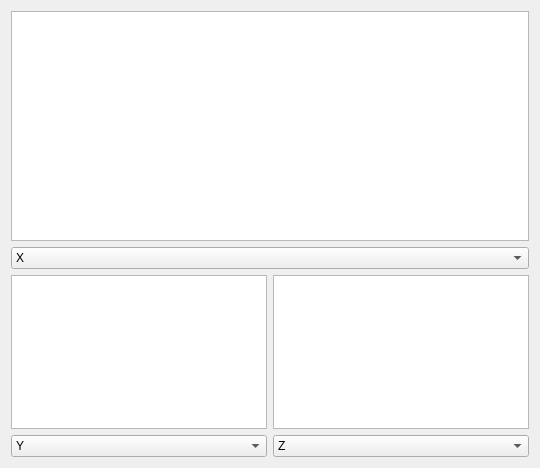
          <widget class="QWidget" name="signalPage">
           <attribute name="title">
            <string>Signals</string>
           </attribute>
           <layout class="QGridLayout" name="signalTabGrid" rowstretch="3,1,2,1">
            <item row="2" column="0">
             <widget class="PlotWidget" name="sig2Plot"/>
            </item>
            <item row="3" column="0">
             <widget class="QComboBox" name="sig2selCmb">
              <property name="currentIndex">
               <number>1</number>
              </property>
              <item>
               <property name="text">
                <string>X</string>
               </property>
              </item>
              <item>
               <property name="text">
                <string>Y</string>
               </property>
              </item>
              <item>
               <property name="text">
                <string>Z</string>
               </property>
              </item>
             </widget>
            </item>
            <item row="2" column="1">
             <widget class="PlotWidget" name="sig3Plot"/>
            </item>
            <item row="3" column="1">
             <widget class="QComboBox" name="sig3selCmb">
              <property name="currentIndex">
               <number>2</number>
              </property>
              <item>
               <property name="text">
                <string>X</string>
               </property>
              </item>
              <item>
               <property name="text">
                <string>Y</string>
               </property>
              </item>
              <item>
               <property name="text">
                <string>Z</string>
               </property>
              </item>
             </widget>
            </item>
            <item row="0" column="0" colspan="2">
             <widget class="PlotWidget" name="sig1Plot"/>
            </item>
            <item row="1" column="0" colspan="2">
             <widget class="QComboBox" name="sig1selCmb">
              <property name="layoutDirection">
               <enum>Qt::LeftToRight</enum>
              </property>
              <item>
               <property name="text">
                <string>X</string>
               </property>
              </item>
              <item>
               <property name="text">
                <string>Y</string>
               </property>
              </item>
              <item>
               <property name="text">
                <string>Z</string>
               </property>
              </item>
             </widget>
            </item>
           </layout>
          </widget>
